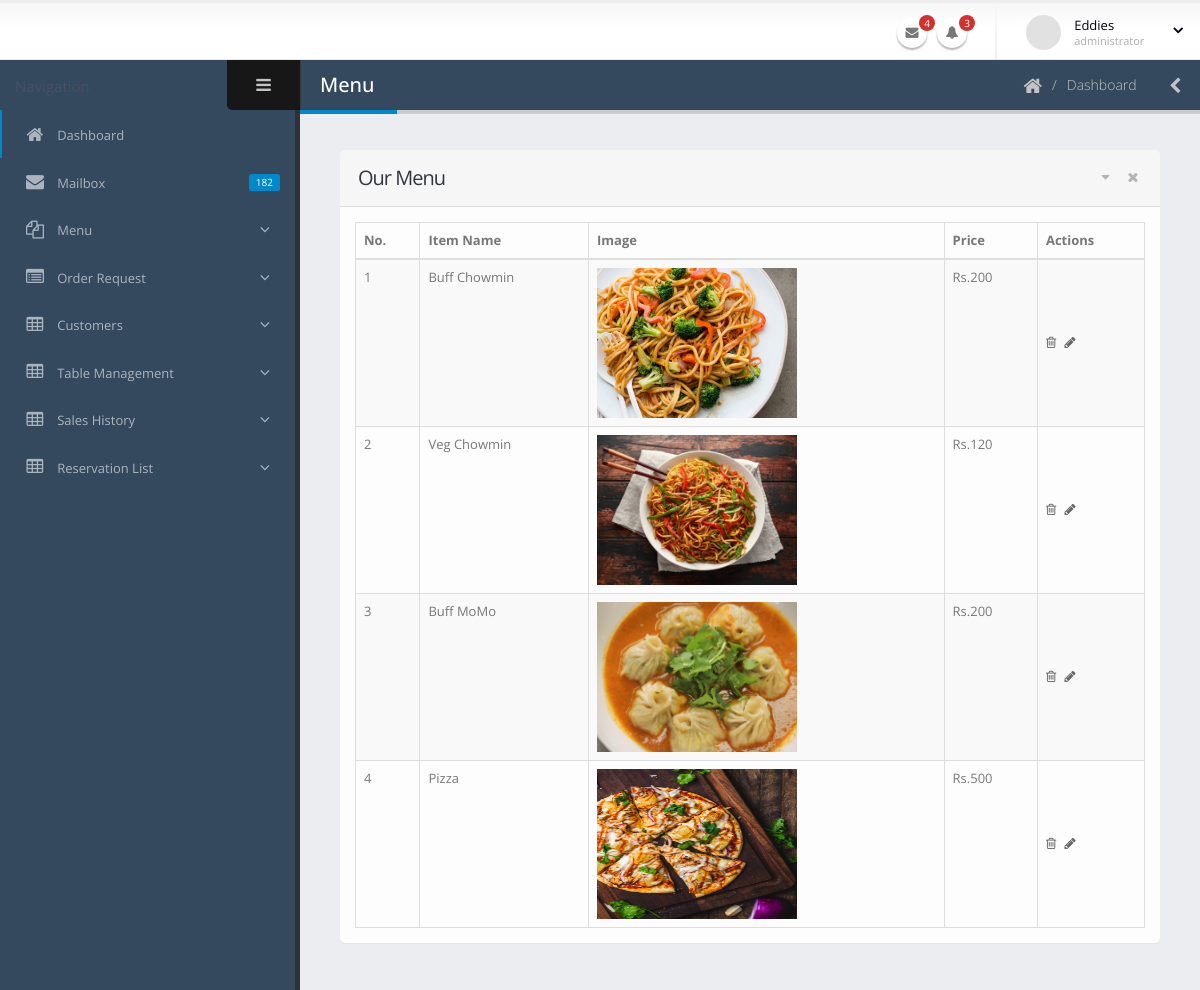
Screenshot of /restaurant/menu.php (signed in) with the database file from the repository.
### tables this page shows
CREATE TABLE `items` (
  `pid` int(100) NOT NULL,
  `rid` int(100) NOT NULL,
  `name` varchar(2556) NOT NULL,
  `image` varchar(2556) NOT NULL,
  `price` int(200) NOT NULL,
  `rname` varchar(2556) NOT NULL
);

### restaurant/menu.php (the view, shortened to what this page needs)
<?php
    include('../functions/init.php');
?>
<!doctype html>
<html class="fixed">
	<head>
		<link rel="stylesheet" href="assets/vendor/bootstrap/css/bootstrap.css" />
		<link rel="stylesheet" href="assets/vendor/font-awesome/css/font-awesome.css" />
		<link rel="stylesheet" href="assets/vendor/magnific-popup/magnific-popup.css" />
		<link rel="stylesheet" href="assets/vendor/bootstrap-datepicker/css/datepicker3.css" />
		<link rel="stylesheet" href="assets/vendor/jquery-ui/css/ui-lightness/jquery-ui-1.10.4.custom.css" />
		<link rel="stylesheet" href="assets/vendor/bootstrap-multiselect/bootstrap-multiselect.css" />
		<link rel="stylesheet" href="assets/vendor/morris/morris.css" />
		<link rel="stylesheet" href="assets/stylesheets/theme.css" />
		<link rel="stylesheet" href="assets/stylesheets/skins/default.css" />
		<link rel="stylesheet" href="assets/stylesheets/theme-custom.css">
	</head>
	<body>
		<section class="body">
			<header class="header">
				<div class="header-right">
					<ul class="notifications">
						<li>
							<a href="#" class="dropdown-toggle notification-icon" data-toggle="dropdown">
								<i class="fa fa-envelope"></i>
								<span class="badge">4</span>
							</a>
						</li>
						<li>
							<a href="#" class="dropdown-toggle notification-icon" data-toggle="dropdown">
								<i class="fa fa-bell"></i>
								<span class="badge">3</span>
							</a>
						</li>
					</ul>
					<span class="separator"></span>
					<div id="userbox" class="userbox">
						<a href="#" data-toggle="dropdown">
							<figure class="profile-picture">
								<img src="assets/images/!logged-user.jpg" alt="Eddies" class="img-circle" data-lock-picture="assets/images/!logged-user.jpg" />
							</figure>
							<div class="profile-info" data-lock-name="Eddies" data-lock-email="eddies@gmail.com">
								<span class="name">Eddies</span>
								<span class="role">administrator</span>
							</div>
							<i class="fa custom-caret"></i>
						</a>
					</div>
				</div>
			</header>
			<div class="inner-wrapper">
            <?php include('sidebar.php') ?>
				<section role="main" class="content-body">
					<header class="page-header">
						<h2>Menu</h2>
						<div class="right-wrapper pull-right">
							<ol class="breadcrumbs">
								<li>
									<a href="index.html">
										<i class="fa fa-home"></i>
									</a>
								</li>
								<li><span>Dashboard</span></li>
							</ol>
							<a class="sidebar-right-toggle" data-open="sidebar-right"><i class="fa fa-chevron-left"></i></a>
						</div>
					</header>
						<div class="row">
						<div class="col-md-12">
							<section class="panel">
								<header class="panel-heading">
									<div class="panel-actions">
										<a href="#" class="fa fa-caret-down"></a>
										<a href="#" class="fa fa-times"></a>
									</div>
									<h2 class="panel-title">Our Menu</h2>
								</header>
								<div class="panel-body">
                                    <table class="table table-bordered table-striped mb-none" id="datatable-editable">
                                        <thead>
                                            <tr>
                                                <th>No.</th>
                                                <th>Item Name</th>
                                                <th>Image</th>
                                                <th>Price</th>
                                                <th>Actions</th>
                                            </tr>
                                        </thead>
                                        <tbody><?php
                                        $rname = $_SESSION['rname'];
                                        $i = 1;
										$sql = "SELECT * FROM `items` WHERE rname = '$rname';";
										$result = $con->query($sql);
										foreach ($result as $r) {
											?>
                                            <tr class="gradeX">
                                                <td><?php echo $i;$i++ ?></td>
                                                <td><?php echo $r['name'] ?></td>
                                                <td><img src=<?php echo '"../'.$r['image'].'"' ?> class="img-responsive" style="width:200px;height:150px;"></td>
                                                <td>Rs.<?php echo $r['price'] ?></td>
                                                <td class="actions">
                                                    <a href=<?php echo '"../delete_item.php?id='.$r['pid'].'"'?> class="on-default edit-row"><i class="fa fa-trash-o"></i></a>
                                                    <a data-toggle="modal" data-target="#edititem" class="on-default remove-row"><i class="fa fa-pencil"></i></a>
                                                </td>
                                            </tr>
											<?php } ?>
                                        </tbody>
                                    </table>
								</div>
							</section>
						</div>
					</div>
				</section>
			</div>
		</section>
	</body>
</html>

### restaurant/assets/stylesheets/skins/default.css (style rules this page uses)
a, .btn-link { color: #0088cc; }
.page-header h2 { border-bottom-color: #0088cc; }
.notifications .notification-menu:before, .notifications .notification-icon:before { border-bottom-color: #0088cc; }

### rows the page displays
items: name "Buff Chowmin", image (picture), price "200"
items: name "Veg Chowmin", image (picture), price "120"
items: name "Buff MoMo", image (picture), price "200"
items: name "Pizza", image (picture), price "500"
